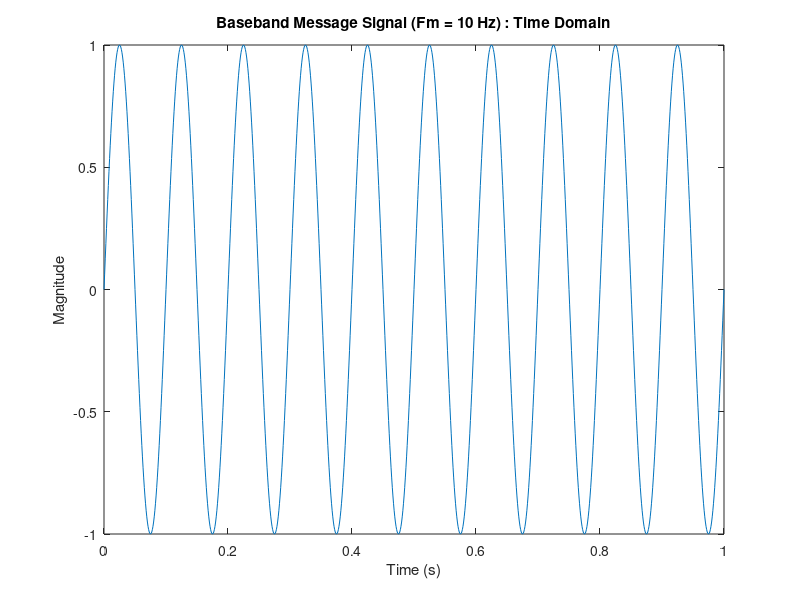
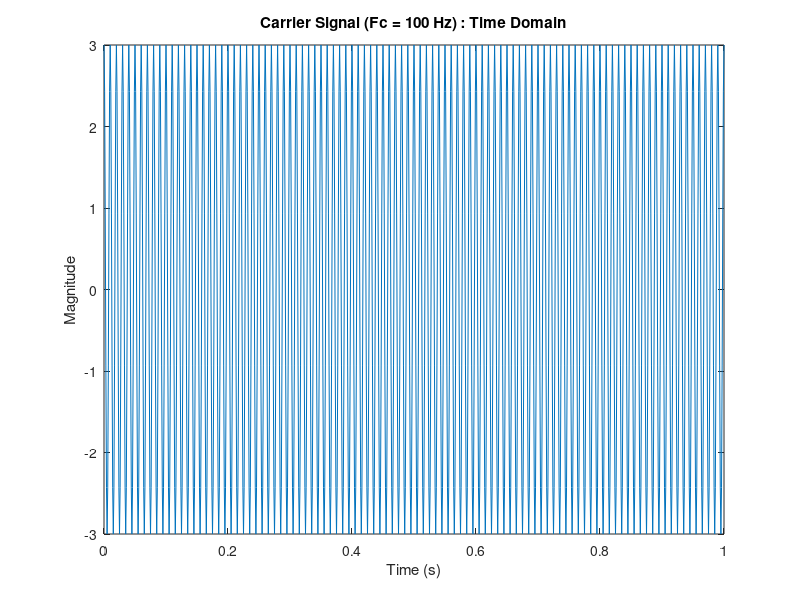

MATLAB code to generate these figures, in order: (Note: this script raises an error after producing the figures.)
%Conventional Amplitude Modulation (AM) Simulation

%Message Signal Parameters
Am = 1; %Volts (V)
Fm = 10; %Hertz (Hz)

%Carrier Signal Parameters
Ac = 3; %Volts (V)
Fc = 100; %Hertz (Hz)

%Sampling Parameters
Fs = 1000; %Hertz (Hz)
Ts = 1/Fs; %Seconds (s)

%Time Vector for Simulation
t = 0:Ts:1; %Seconds (s)

%Frequency Vector for Simulation
fVector = linspace(-Fs/2, Fs/2, length(t)); %Hertz (Hz)

%Calculation for Modulation Index
modIndex = Am/Ac; %Dimensionless ratio of Message Signal Amplitude and Carrier Signal Amplitude
%%
%Baseband Message Signal Generation
baseSig = Am*sin(2*pi*Fm*t); %Volts (V)

%Plotting Message Signal
figure(1);

%Time Domain Plot
plot(t, baseSig);
title('Baseband Message Signal (Fm = 10 Hz) : Time Domain');
xlabel('Time (s)');
ylabel('Magnitude');
%%
%Carrier Signal Generation
carSig = Ac*cos(2*pi*Fc*t);

%Plotting Carrier Signal
figure(2);

%Time Domain Plot
plot(t, carSig);
title('Carrier Signal (Fc = 100 Hz) : Time Domain');
xlabel('Time (s)');
ylabel('Magnitude');
%%
%Modulated Passband Signal Generation

%Using the created function for Conventional Amplitude Modulation
modSig = convAmModulator(baseSig, Ac, Fc, Fs);

%Fourier Transform Calculation for Modulated Signal
modSigFFT = fftshift(fft(modSig));

%Plotting Modulated Signal
figure(3);
sgtitle('Modulated Signal');

%Time Domain Plot
subplot(2, 1, 1);
plot(t, modSig);
title('Time Domain');
xlabel('Time (s)');
ylabel('Magnitude');

%FFT Magnitude Plot
subplot(2, 1, 2);
plot(fVector, abs(modSigFFT));
title('Frequency Domain : Magnitude');
xlabel('Frequency (Hz)');
ylabel('Magnitude');
%%
%Demodulating Modulated Passband Signal

%Using the created function for Conventional Amplitude Demodulation
demodSig = convAmDemodulator(modSig, Am, Fm, Ac, Fc, Fs);

%Fourier Transform Calculation for Demodulated Signal
demodSigFFT = fftshift(fft(demodSig));

%Plotting Demodulated Signal
figure(4);
sgtitle('Demodulated Signal');

%Time Domain Plot
subplot(2, 1, 1);
plot(t, demodSig);
title('Time Domain');
xlabel('Time (s)');
ylabel('Magnitude');

%FFT Magnitude Plot
subplot(2, 1, 2);
plot(fVector, abs(demodSigFFT));
title('Frequency Domain : Magnitude');
xlabel('Frequency (Hz)');
ylabel('Magnitude');